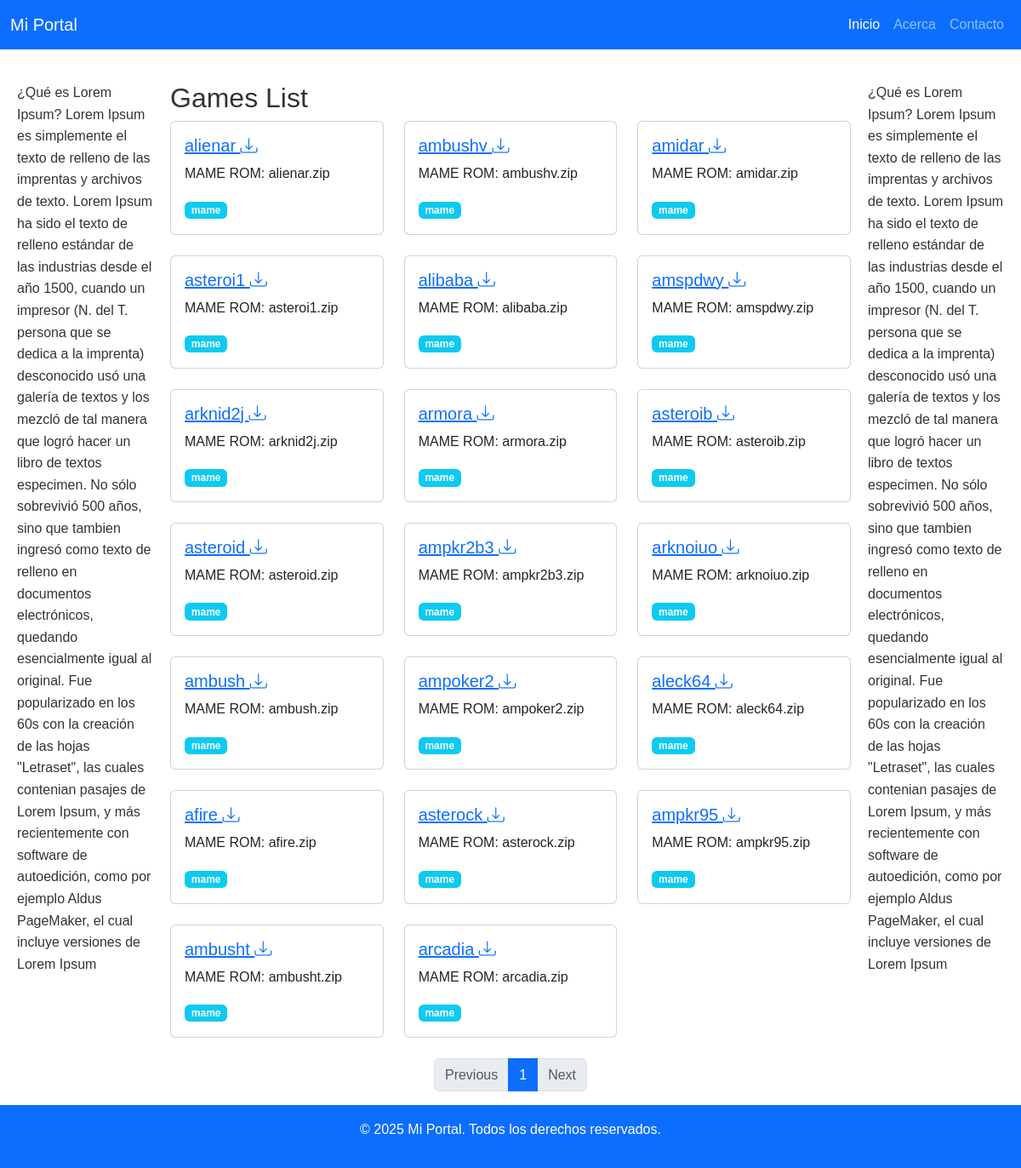
/games/, run on the app's committed database.
### games/models/game.py (models this page shows, shortened)
class Game(models.Model):
    title = models.CharField(_('title'), max_length=200)
    description = models.TextField(_('description'), blank=True)
    category = models.ForeignKey(
        GameCategory, on_delete=models.SET_NULL, null=True, blank=True, verbose_name=_('category')
    )
    platform = models.ForeignKey(
        GamePlatform, on_delete=models.SET_NULL, null=True, blank=True, verbose_name=_('platform')
    )
    created_at = models.DateTimeField(_('created at'), auto_now_add=True)
    updated_at = models.DateTimeField(_('updated at'), auto_now=True)
    rom = models.FileField(_('ROM file'), upload_to='roms/', blank=True, null=True)
    image = FilerImageField(
        verbose_name=_('image'),
        on_delete=models.CASCADE,
        blank=True, null=True,
    )
    checksum = models.CharField(max_length=64, blank=True, null=True)
    class Meta:
        verbose_name = _('game')
        verbose_name_plural = _('games')

### games/models/game_platform.py (models this page shows, shortened)
class GamePlatform(models.Model):
    name = models.CharField(_('name'), max_length=100)
    description = models.TextField(_('description'), blank=True)
    slug = models.SlugField(_('slug'), unique=True)
    class Meta:
        verbose_name = _('platform')
        verbose_name_plural = _('platforms')

### games/views/game_list_view.py (the view)
# urls.py: path('', GameListView.as_view(), name='games_index'),
class GameListView(ListView):
    model = Game
    template_name = 'games/index.html'
    paginate_by = settings.GAMES_PAGINATION
    def get_context_data(self, **kwargs):
        context = super().get_context_data(**kwargs)
        context['page_obj'] = context['page_obj']  # Ensures compatibility with your template
        return context

### games/templates/games/index.html
{% extends 'propa_base.html' %}
{% block main_content %}
<div class="container">
    <h2>Games List</h2>
    <div class="row">
        {% for game in page_obj %}
            {% include 'games/game_box.html' %}
        {% empty %}
        <p>No games found.</p>
        {% endfor %}
    </div>
    <nav aria-label="Page navigation">
        <ul class="pagination justify-content-center">
            {% if page_obj.has_previous %}
            <li class="page-item">
                <a class="page-link" href="?page={{ page_obj.previous_page_number }}">Previous</a>
            </li>
            {% else %}
            <li class="page-item disabled">
                <span class="page-link">Previous</span>
            </li>
            {% endif %}
            {% for num in page_obj.paginator.page_range %}
                {% if page_obj.number == num %}
                    <li class="page-item active"><span class="page-link">{{ num }}</span></li>
                {% elif num > page_obj.number|add:'-3' and num < page_obj.number|add:'3' %}
                    <li class="page-item"><a class="page-link" href="?page={{ num }}">{{ num }}</a></li>
                {% endif %}
            {% endfor %}
            {% if page_obj.has_next %}
            <li class="page-item">
                <a class="page-link" href="?page={{ page_obj.next_page_number }}">Next</a>
            </li>
            {% else %}
            <li class="page-item disabled">
                <span class="page-link">Next</span>
            </li>
            {% endif %}
        </ul>
    </nav>
</div>
{% endblock %}

### portalon/templates/propa_base.html
{% extends 'base.html'  %}
{% block left_content %}
    ¿Qué es Lorem Ipsum?
    Lorem Ipsum es simplemente el texto de relleno de las imprentas y archivos de texto. Lorem Ipsum ha sido el texto de
    relleno estándar de las industrias desde el año 1500, cuando un impresor (N. del T. persona que se dedica a la
    imprenta) desconocido usó una galería de textos y los mezcló de tal manera que logró hacer un libro de textos
    especimen. No sólo sobrevivió 500 años, sino que tambien ingresó como texto de relleno en documentos electrónicos,
    quedando esencialmente igual al original. Fue popularizado en los 60s con la creación de las hojas "Letraset",
    las cuales contenian pasajes de Lorem Ipsum, y más recientemente con software de autoedición, como por ejemplo
    Aldus PageMaker, el cual incluye versiones de Lorem Ipsum
{% endblock %}
{% block right_content %}
    ¿Qué es Lorem Ipsum?
    Lorem Ipsum es simplemente el texto de relleno de las imprentas y archivos de texto. Lorem Ipsum ha sido el texto de
    relleno estándar de las industrias desde el año 1500, cuando un impresor (N. del T. persona que se dedica a la
    imprenta) desconocido usó una galería de textos y los mezcló de tal manera que logró hacer un libro de textos
    especimen. No sólo sobrevivió 500 años, sino que tambien ingresó como texto de relleno en documentos electrónicos,
    quedando esencialmente igual al original. Fue popularizado en los 60s con la creación de las hojas "Letraset",
    las cuales contenian pasajes de Lorem Ipsum, y más recientemente con software de autoedición, como por ejemplo
    Aldus PageMaker, el cual incluye versiones de Lorem Ipsum
{% endblock %}

### portalon/templates/base.html (shortened to what this page needs)
{% load static %}
{% now "Y" as year %}
<!DOCTYPE html>
<html lang="es">
<head>
    <link href="https://cdn.jsdelivr.net/npm/bootstrap@5.3.0/dist/css/bootstrap.min.css" rel="stylesheet">
    <link href="https://cdn.jsdelivr.net/npm/bootstrap-icons/font/bootstrap-icons.css" rel="stylesheet">
    <link rel="stylesheet" href="{% static 'css/styles.css' %}">
</head>
<body>
    <nav class="navbar navbar-expand-lg navbar-dark bg-primary fixed-top">
        <div class="container-fluid">
            <a class="navbar-brand" href="{% url 'home' %}">
                Mi Portal
            </a>
            <div class="collapse navbar-collapse" id="navbarSupportedContent">
                <ul class="navbar-nav ms-auto mb-2 mb-lg-0">
                    <li class="nav-item">
                        <a class="nav-link active" aria-current="page" href="{% url 'home' %}">
                            Inicio
                        </a>
                    </li>
                    <li class="nav-item">
                        <a class="nav-link" href="#">Acerca</a>
                    </li>
                    <li class="nav-item">
                        <a class="nav-link" href="#">Contacto</a>
                    </li>
                </ul>
            </div>
        </div>
    </nav>
    <main class="container mt-5 pt-5">
        <div class="row g-0">
            <div class="col-md-3 col-sidebar">
                {% block left_content %}{% endblock %}
            </div>
            <div class="col-md-6 col-main">
                {% block main_content %}{% endblock %}
            </div>
            <div class="col-md-3 col-sidebar">
                {% block right_content %}{% endblock %}
            </div>
        </div>
    </main>
    <footer class="bg-primary text-white text-center py-3 mt-auto">
        <div class="container">
            <p>© {{ year }} Mi Portal. Todos los derechos reservados.</p>
        </div>
    </footer>
</body>
</html>

### games/templates/games/game_box.html (shortened to what this page needs)
<div class="col-md-4 mb-4">
    <div class="card">
        <div class="card-body">
            <h5 class="card-title">
                {% if game.rom %}
                    <a href="{{ game.rom.url }}" download>
                        {{ game.title }}
                        <i class="bi bi-download"></i>
                    </a>
                {% else %}
                    {{ game.title }}
                {% endif %}
            </h5>
            <p class="card-text">{{ game.description }}</p>
            {% if game.platform %}
                <span class="badge bg-info">{{ game.platform.name }}</span>
            {% endif %}
        </div>
    </div>
</div>

### portalon/static/css/styles.css (style rules this page uses)
:root { --primary-color: #2196F3; --secondary-color: #64B5F6; --background-color: #FFFFFF; --text-color: #333333; }
* { margin: 0; padding: 0; box-sizing: border-box; }
body { font-family: 'Arial', sans-serif; line-height: 1.6; color: var(--text-color); background-color: var(--background-color); }
.container { max-width: 1600px; margin: 0 auto; padding: 0 20px; }
.col-sidebar { flex: 0 0 160px; max-width: 160px; }
.col-main { flex: 1; min-width: 0; }
.text-center { text-align: center; }
.col-md-6 { flex: 1; }

### data on the page
Game: title "alienar", description "MAME ROM: alienar.zip", platform.name "mame"
Game: title "ambushv", description "MAME ROM: ambushv.zip", platform.name "mame"
Game: title "amidar", description "MAME ROM: amidar.zip", platform.name "mame"
Game: title "asteroi1", description "MAME ROM: asteroi1.zip", platform.name "mame"
Game: title "alibaba", description "MAME ROM: alibaba.zip", platform.name "mame"
Game: title "amspdwy", description "MAME ROM: amspdwy.zip", platform.name "mame"
Game: title "arknid2j", description "MAME ROM: arknid2j.zip", platform.name "mame"
Game: title "armora", description "MAME ROM: armora.zip", platform.name "mame"
Game: title "asteroib", description "MAME ROM: asteroib.zip", platform.name "mame"
Game: title "asteroid", description "MAME ROM: asteroid.zip", platform.name "mame"
Game: title "ampkr2b3", description "MAME ROM: ampkr2b3.zip", platform.name "mame"
Game: title "arknoiuo", description "MAME ROM: arknoiuo.zip", platform.name "mame"
Game: title "ambush", description "MAME ROM: ambush.zip", platform.name "mame"
Game: title "ampoker2", description "MAME ROM: ampoker2.zip", platform.name "mame"
Game: title "aleck64", description "MAME ROM: aleck64.zip", platform.name "mame"
Game: title "afire", description "MAME ROM: afire.zip", platform.name "mame"
Game: title "asterock", description "MAME ROM: asterock.zip", platform.name "mame"
Game: title "ampkr95", description "MAME ROM: ampkr95.zip", platform.name "mame"
Game: title "ambusht", description "MAME ROM: ambusht.zip", platform.name "mame"
Game: title "arcadia", description "MAME ROM: arcadia.zip", platform.name "mame"

### other printed values
{{ num }} "1"
{{ year }} "2025"
